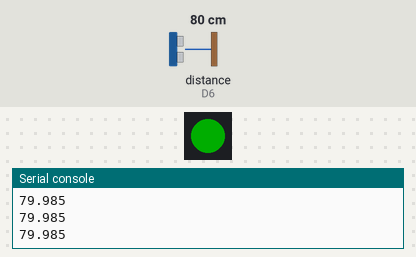
This program was run on a simulated CircuitPython board. Shown: 1 RGB LEDs in strip order, left to right, the last lines printed to the serial console. The inputs (shaded band) are chosen by the test bench; at power-on: distance to the obstacle (sensor on D6) 80 cm. The echo pulse lasts 58.3 µs per cm; dim RGB values are drawn brighter than linear.

Above: at 1.2 s.
1.3 s: distance to the obstacle (sensor on D6) set to 2 cm
At 1.8 s:
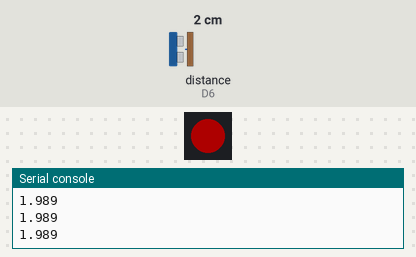
2.9 s: distance to the obstacle (sensor on D6) set to 18 cm
At 3.4 s:
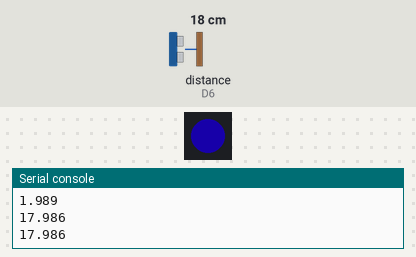
4.4 s: distance to the obstacle (sensor on D6) set to 9 cm
At 5.4 s:
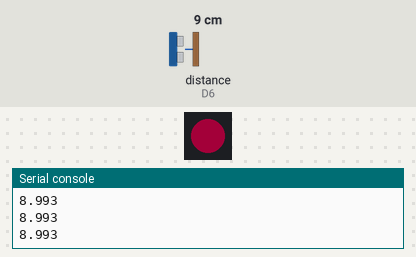
6.0 s: distance to the obstacle (sensor on D6) set to 60 cm
At 7.4 s:
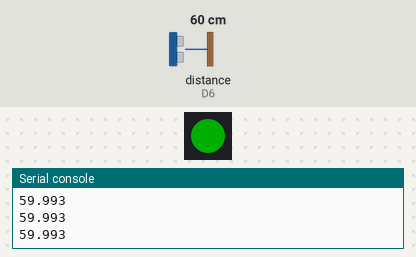
7.7 s: distance to the obstacle (sensor on D6) set to 4 cm
At 8.4 s:
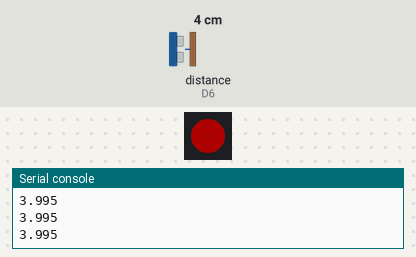
Timing chart, 0 to 10.2 s (numbered marks = the images above; inputs shaded):
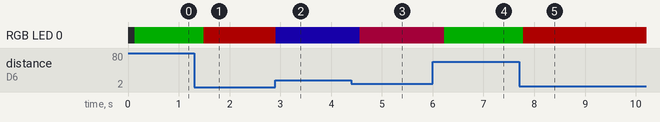

Measured:
- after the input at 1.3 s, RGB LED 0: RGB(0, 51, 0) → RGB(51, 0, 0) after 0.20 s
- after the input at 2.9 s, RGB LED 0: RGB(51, 0, 0) → RGB(6, 0, 44) at once
- after the input at 4.4 s, RGB LED 0: RGB(6, 0, 44) → RGB(37, 0, 13) after 0.17 s
- after the input at 6.0 s, RGB LED 0: RGB(37, 0, 13) → RGB(0, 51, 0) after 0.22 s
- after the input at 7.7 s, RGB LED 0: RGB(0, 51, 0) → RGB(51, 0, 0) after 0.08 s

The program:

button.py
```python
import time
import board
import adafruit_hcsr04
import neopixel
import simpleio

NUMPIXELS = 1  # Update this to match the number of LEDs.
SPEED = 0.1  # Increase to slow down the rainbow. Decrease to speed it up.
BRIGHTNESS = 0.2  # A number between 0.0 and 1.0, where 0.0 is off, and 1.0 is max.
PIN = board.NEOPIXEL  # This is the default pin on the 5x5 NeoPixel Grid BFF.

pixels = neopixel.NeoPixel(PIN, NUMPIXELS, brightness=BRIGHTNESS, auto_write=False)
sonar = adafruit_hcsr04.HCSR04(trigger_pin=board.D5, echo_pin=board.D6)
RED = (255, 0, 0)
GREEN = (0, 255, 0)
BLUE = (0, 0, 255)

while True:
    try:
        print((sonar.distance))
        time.sleep(0.1)
        if (sonar.distance < 5):
            pixels.fill(RED)
            pixels.show()
            time.sleep(0.1)
        elif (5 < sonar.distance < 20):
            x = simpleio.map_range((sonar.distance),5,20,0,255)
            pixels.fill((255-x, 0, x))
            pixels.show()
            time.sleep(0.1)
        elif (sonar.distance == 20):
            pixels.fill(BLUE)
            pixels.show()
            time.sleep(0.1)
        elif (20 < sonar.distance < 35):
            x = simpleio.map_range((sonar.distance),20,35,0,255)
            pixels.fill((0, x, 255-x))
            pixels.show()
            time.sleep(0.1)
        elif (sonar.distance > 35):
            pixels.fill(GREEN)
            pixels.show()
            time.sleep(0.1)
    except RuntimeError:
        print("Retrying!")
```
